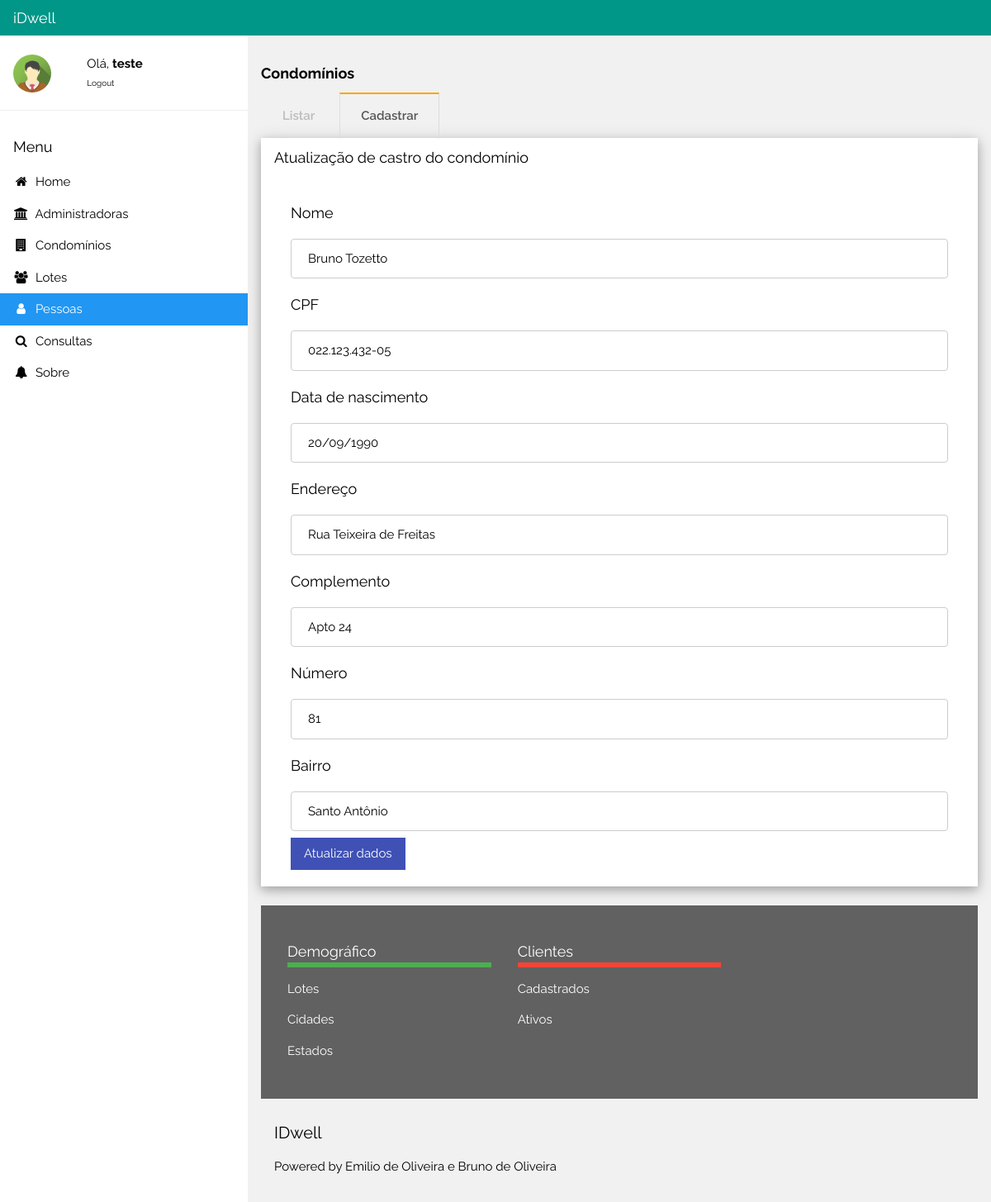
/alterarPessoa.php?Id=2 (signed in), run on the app's committed database.
### tables this page shows
CREATE TABLE `pessoas` (
  `idPessoa` int(10) NOT NULL,
  `cpf` varchar(20) NOT NULL,
  `endereco` varchar(50) NOT NULL,
  `complemento` varchar(50) NOT NULL,
  `numero` varchar(10) NOT NULL,
  `nome` varchar(50) NOT NULL,
  `bairro` varchar(50) NOT NULL,
  `dataNasc` varchar(20) NOT NULL,
  `fotoPessoa` varchar(100) NOT NULL,
  `funcaoPessoa` varchar(20) NOT NULL
);

### alterarPessoa.php (the view, shortened to what this page needs)
<?php
  $usuario = $_SESSION['login'];
?>
<!DOCTYPE html>
<html>
<link rel="stylesheet" href="css/ppi-default.css">
<link rel="stylesheet" href="https://cdnjs.cloudflare.com/ajax/libs/font-awesome/4.7.0/css/font-awesome.min.css">
<link rel="stylesheet" href="css/style.css">
<body class="ppi-default-light-grey">
<div class="ppi-default-bar ppi-default-top ppi-default-teal ppi-default-large" style="z-index:4">
  <span class="ppi-default-bar-item ppi-default-left">iDwell</span>
</div>
<nav class="ppi-default-sidebar ppi-default-collapse ppi-default-white ppi-default-animate-left" style="z-index:3;width:300px;" id="mySidebar"><br>
  <div class="ppi-default-container ppi-default-row">
    <div class="ppi-default-col s4">
      <img src="./images/avatar2.png" class="ppi-default-circle ppi-default-margin-right" style="width:46px">
    </div>
    <?php
    print("<div class='ppi-default-col s8 ppi-default-bar'>");
    print("<span>Olá, <strong>$usuario</strong></span><br>");
    print("<span><font size='1'><a href='./logout.php'>Logout</a></font></span></h6><br>");
    print("</div>");
    ?>
  </div>
  <hr>
  <div class="ppi-default-container">
    <h5>Menu</h5>
  </div>
  <div class="ppi-default-bar-block">
    <a href="./index.php" class="ppi-default-bar-item ppi-default-button ppi-default-padding"><i class="fa fa-home fa-fw"></i>  Home</a>
    <a href="./administradoras.php" class="ppi-default-bar-item ppi-default-button ppi-default-padding"><i class="fa fa-bank fa-fw"></i>  Administradoras</a>
    <a href="./condominios.php" class="ppi-default-bar-item ppi-default-button ppi-default-padding"><i class="fa fa-building fa-fw"></i>  Condomínios</a>
    <a href="./lotes.php" class="ppi-default-bar-item ppi-default-button ppi-default-padding"><i class="fa fa-users fa-fw"></i>  Lotes</a>
    <a href="./pessoas.php" class="ppi-default-bar-item ppi-default-button ppi-default-padding ppi-default-blue"><i class="fa fa-user fa-fw"></i>  Pessoas</a>
    <a href="./consultas.php" class="ppi-default-bar-item ppi-default-button ppi-default-padding"><i class="fa fa-search fa-fw"></i>  Consultas</a>
    <a href="./sobre.php" class="ppi-default-bar-item ppi-default-button ppi-default-padding"><i class="fa fa-bell fa-fw"></i>  Sobre</a><br><br>
  </div>
</nav>
  <div class="ppi-default-main" style="margin-left:300px;margin-top:43px;">
    <header class="ppi-default-container" style="padding-top:22px">
      <h5><b>Condomínios</b></h5>
    </header>
      <div class="ppi-default-container">
      <div class="middle-menu">
      <label for="tab1"><a href="./condominios.php">Listar</a></label>
      <label for="tab2"><a href="./cad_condominio.php">Cadastrar</a></label>
    </div>
      <div class="ppi-default-container ppi-default-ul ppi-default-card-4 ppi-default-white">
        <h5>Atualização de castro do condomínio</h5>
        <div class="ppi-default-row ">
		    <div class="div-form">
  			<?php
  				$Id=$_GET['Id'];
  				$ok = conecta_bd() or die ("Não é possível conectar-se ao servidor.");
  				$result=mysqli_query($ok, "select * from pessoas where idPessoa='$Id'") or die ("Não é possível retornar dados da pessoa!");
  				$linha=mysqli_fetch_array($result);
          $Nome=$linha["nome"];
          $Data=$linha["dataNasc"];
          $Cpf=$linha["cpf"];
          $Endereco=$linha["endereco"];
          $Comp=$linha['complemento'];
          $Bairro=$linha["bairro"];
          $Num=$linha['numero'];
  			?>
	      	<form action="confirmaAltpessoa.php" method="POST">
	        <h5>Nome</h5>
	        <input class="input-form" type="text" id="altNomePessoa" name="altNomePessoa" value="<?php print($Nome)?>">
          <h5>CPF</h5>
          <input class="input-form" type="text" id="altCpfPessoa" name="altCpfPessoa" value="<?php print($Cpf)?>">
          <h5>Data de nascimento</h5>
          <input class="input-form" type="text" id="dataNascPessoa" name="altDataNascPessoa" value="<?php print($Data)?>">
          <h5>Endereço</h5>
          <input class="input-form" type="text" id="altEndPessoa" name="altEndPessoa" value="<?php print($Endereco)?>">
           <h5>Complemento</h5>
          <input class="input-form" type="text" id="altCompPessoa" name="altCompPessoa" value="<?php print($Comp)?>">
           <h5>Número</h5>
          <input class="input-form" type="text" id="altNumPessoa" name="altNumPessoa" value="<?php print($Num)?>">
           <h5>Bairro</h5>
          <input class="input-form" type="text" id="altBairroPessoa" name="altBairroPessoa" placeholder="Digite o bairro" value="<?php print($Bairro)?>">
	        <input class="ppi-default-button ppi-default-indigo" type="submit" value="Atualizar dados"></input>
	      </form>
	    </div>
	  </div>
  </div>
  <br>
  <div class="ppi-default-container ppi-default-dark-grey ppi-default-padding-32">
    <div class="ppi-default-row">
      <div class="ppi-default-container ppi-default-third">
        <h5 class="ppi-default-bottombar ppi-default-border-green">Demográfico</h5>
        <p>Lotes</p>
        <p>Cidades</p>
        <p>Estados</p>
      </div>
      <div class="ppi-default-container ppi-default-third">
        <h5 class="ppi-default-bottombar ppi-default-border-red">Clientes</h5>
        <p>Cadastrados</p>
        <p>Ativos</p>
      </div>
    </div>
  </div>
  <footer class="ppi-default-container ppi-default-padding-16 ppi-default-light-grey">
    <h4>IDwell</h4>
    <p>Powered by Emilio de Oliveira e Bruno de Oliveira</a></p>
  </footer>
	</div>
</body>
</html>

### css/style.css (style rules this page uses)
input { display: none; }
label { display: inline-block; margin: 0 0 -1px; padding: 15px 25px; font-weight: 600; text-align: center; color: #bbb; border: 1px solid transparent; }
label:before { font-family: fontawesome; font-weight: normal; }
.checked + label { color: #555; border: 1px solid #ddd; border-top: 2px solid orange; border-bottom: 1px solid #fff; }
.input-form[type=text], select { width: 100%; padding: 12px 20px; margin: 8px 0; display: inline-block; border: 1px solid #ccc; border-radius: 4px; box-sizing: border-box; }
.div-form { border-radius: 5px; padding: 20px; }

### alterarPessoa.php (style rules this page uses)
html,body,h1,h2,h3,h4,h5 { font-family: "Raleway", sans-serif }

### data on the page
pessoas: altNomePessoa "Bruno Tozetto", altCpfPessoa "022.123.432-05", altDataNascPessoa "20/09/1990", altEndPessoa "Rua Teixeira de Freitas", altCompPessoa "Apto 24", altNumPessoa "81", altBairroPessoa "Santo Antônio"

### other printed values
$usuario "teste"
